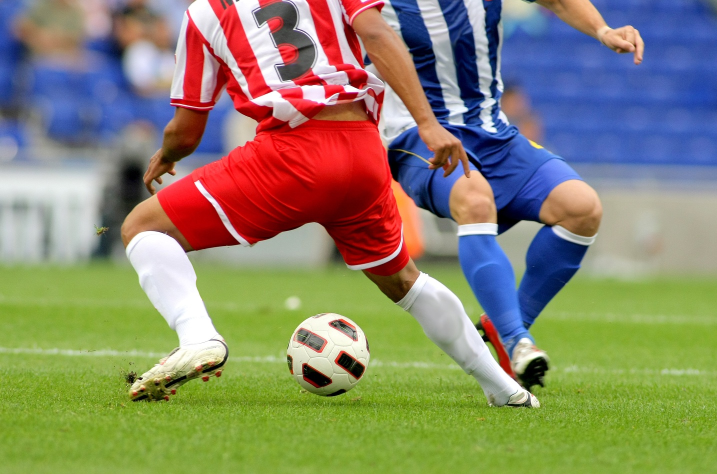
#> input picture soccer.jpg, 1434 x 948 px (shown at 1/2 size)
$ jupyter execute '보간을 이용해 영상의 기하 변환하기.ipynb'
#> lines starting #> are read from the running program, lines starting #| are printed output that depends on the picture; after the words box and inside, x2 and y2 are one past the last pixel; in counts of white or black regions, pixels touching at a corner belong together
[cell 1]
import cv2 as cv

img = cv.imread('./soccer.jpg')
#> img is the input picture: shape (948, 1434, 3); mean B, G, R 107.2, 133.3, 136.9
patch = img[250:350, 170:270, :]
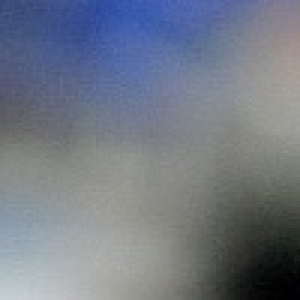
#> patch: shape (100, 100, 3) (shown 3 times larger); mean B, G, R 133.3, 120.9, 114

img = cv.rectangle(img, (170, 250), (270, 350), (255, 0, 0), 3)
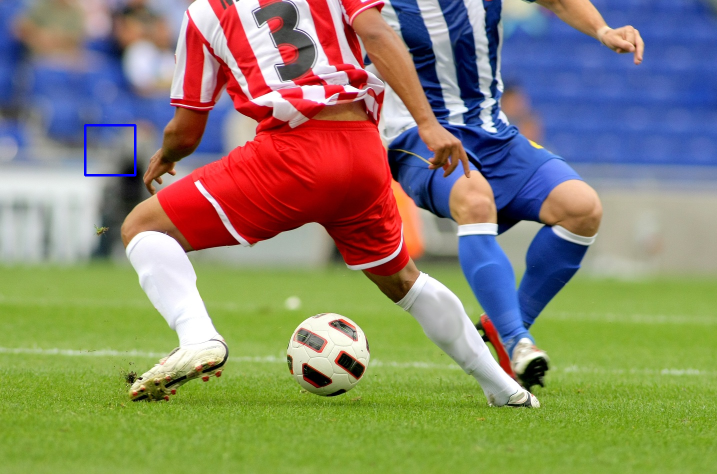
#> img: shape (948, 1434, 3) (shown at 1/2 size); 0.15% of pixels changed, all inside (x1, y1, x2, y2) = (168, 248, 273, 353)
patch1 = cv.resize(patch, dsize=(0, 0), fx=5, fy=5,
                   interpolation=cv.INTER_NEAREST)
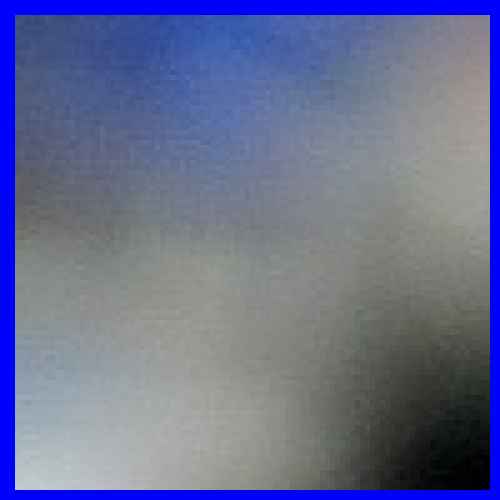
#> patch1: shape (500, 500, 3); mean B, G, R 145.3, 110.1, 104
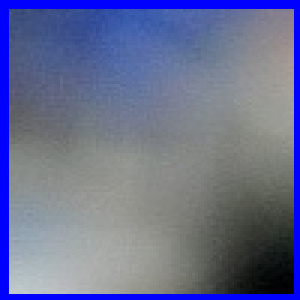
#> patch: shape (100, 100, 3) (shown 3 times larger); 9.75% of pixels changed, all inside (x1, y1, x2, y2) = (0, 0, 100, 100)
patch2 = cv.resize(patch, dsize=(0, 0), fx=5, fy=5,
                   interpolation=cv.INTER_LINEAR)
patch3 = cv.resize(patch, dsize=(0, 0), fx=5, fy=5,
                   interpolation=cv.INTER_CUBIC)

cv.imshow('Original', img)
cv.imshow('Resize nearest', patch1)
cv.imshow('Resize bilinear', patch2)
cv.imshow('Resize bicubic', patch3)

cv.waitKey()
cv.destroyAllWindows()

$ run again, with apples.jpg copied over soccer.jpg
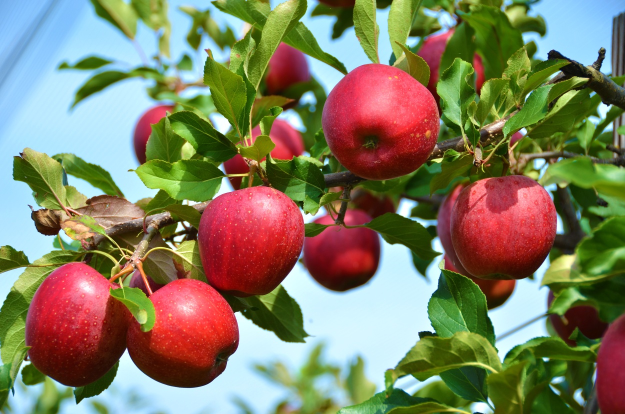
#> input picture apples.jpg, 1250 x 828 px (shown at 1/2 size)
#> img is the input picture: shape (828, 1250, 3); mean B, G, R 98.5, 125.8, 129.6
#> img: shape (828, 1250, 3); 0.19% of pixels changed, all inside (x1, y1, x2, y2) = (168, 248, 273, 353)
#> `patch1 = cv.resize(patch, dsize=(0, 0), fx=5, fy=5, interpolation=cv.I..`:
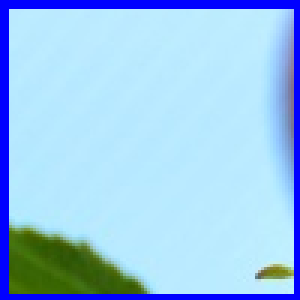
#> patch: shape (100, 100, 3) (shown 3 times larger); mean B, G, R 235.4, 199, 156.2
#> `patch2 = cv.resize(patch, dsize=(0, 0), fx=5, fy=5, interpolation=cv.I..`:
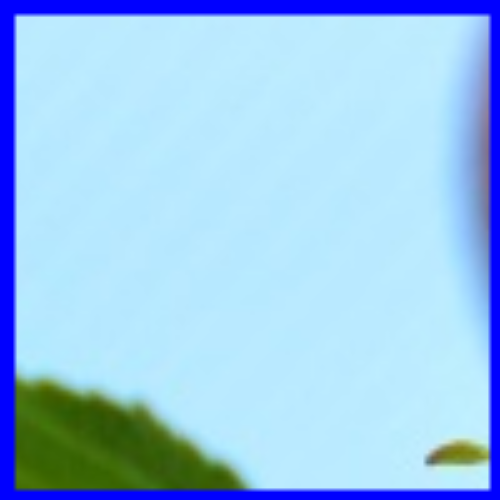
#> patch2: shape (500, 500, 3); mean B, G, R 235.4, 198.9, 156.2

$ run again, with mot_color70.jpg copied over soccer.jpg
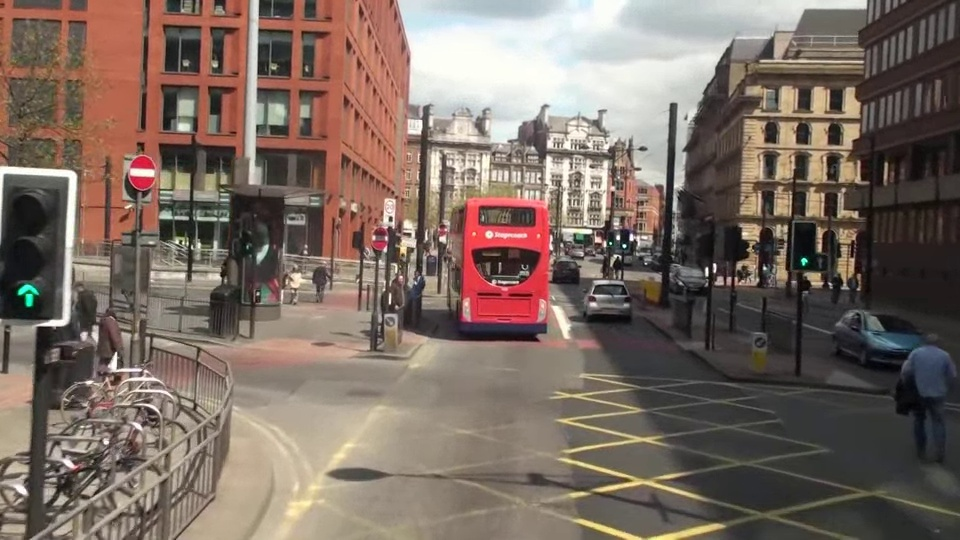
#> input picture mot_color70.jpg, 960 x 540 px
#> img is the input picture: shape (540, 960, 3); mean B, G, R 98.4, 107.7, 123.2
#> `img = cv.rectangle(img, (170, 250), (270, 350), (255, 0, 0), 3)`:
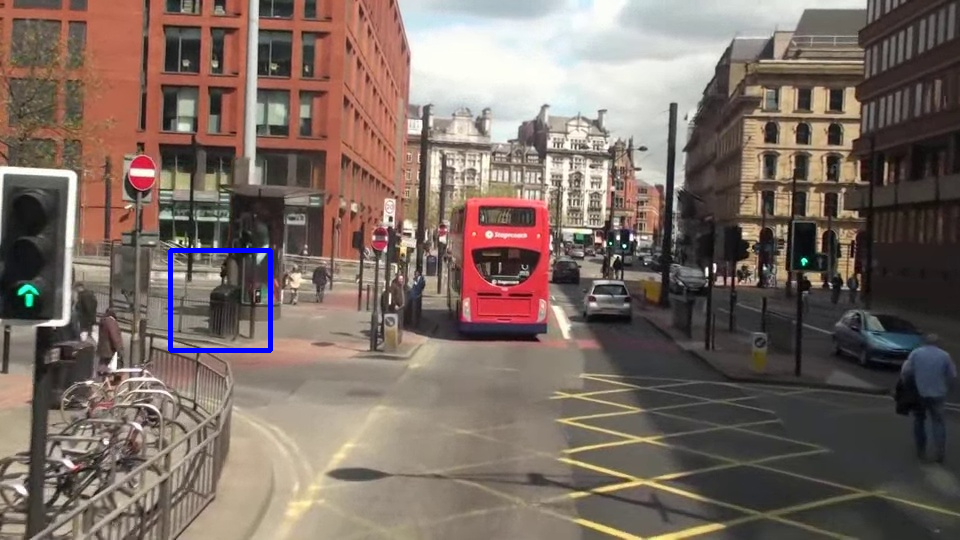
#> img: shape (540, 960, 3); 0.38% of pixels changed, all inside (x1, y1, x2, y2) = (168, 248, 273, 353)
#> `patch1 = cv.resize(patch, dsize=(0, 0), fx=5, fy=5, interpolation=cv.I..`:
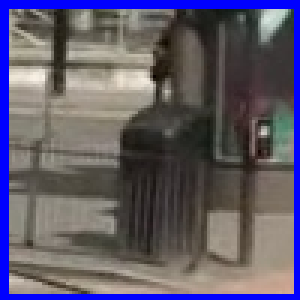
#> patch: shape (100, 100, 3) (shown 3 times larger); mean B, G, R 106.3, 90.1, 95.8

$ run again, with mot_color83.jpg copied over soccer.jpg
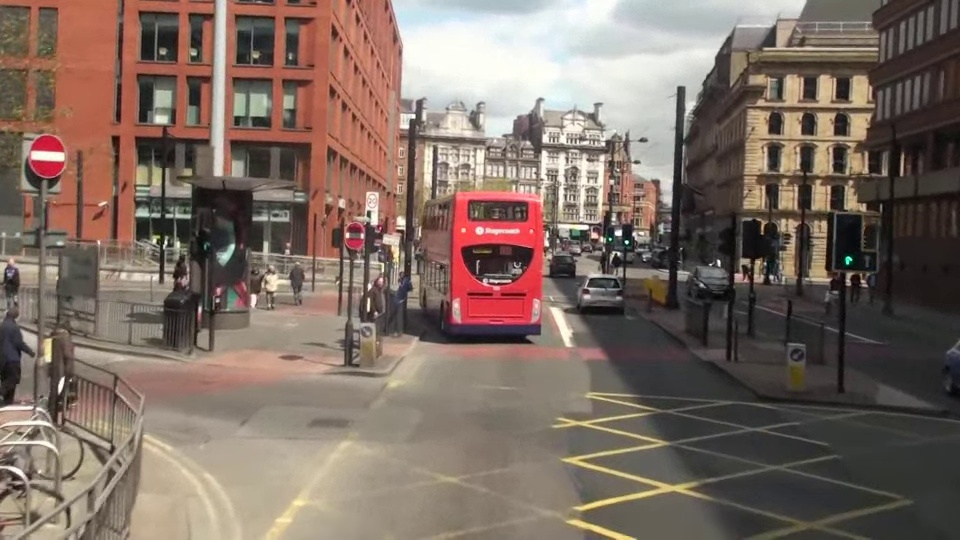
#> input picture mot_color83.jpg, 960 x 540 px
#> img is the input picture: shape (540, 960, 3); mean B, G, R 99.1, 108.8, 125.8
#> `img = cv.rectangle(img, (170, 250), (270, 350), (255, 0, 0), 3)`:
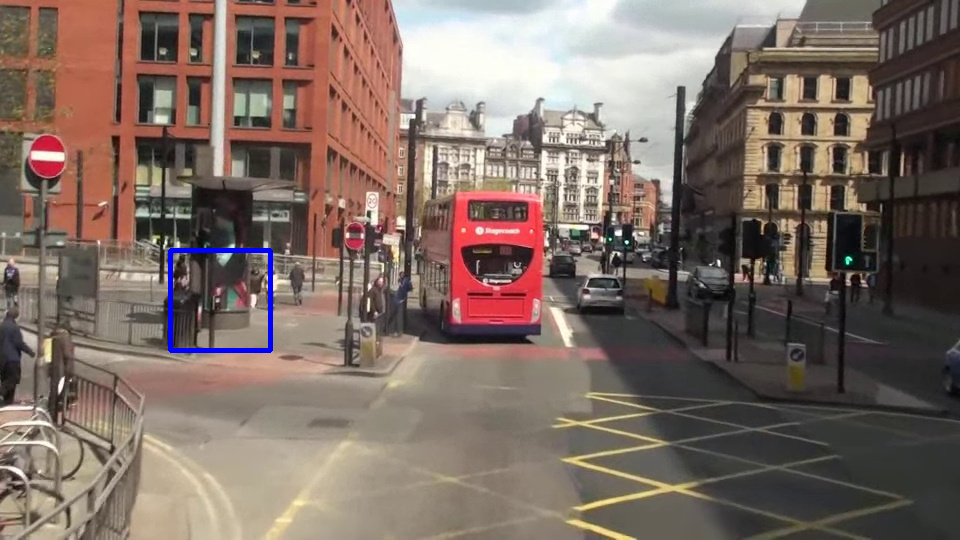
#> img: shape (540, 960, 3); 0.38% of pixels changed, all inside (x1, y1, x2, y2) = (168, 248, 273, 353)
#> `patch1 = cv.resize(patch, dsize=(0, 0), fx=5, fy=5, interpolation=cv.I..`:
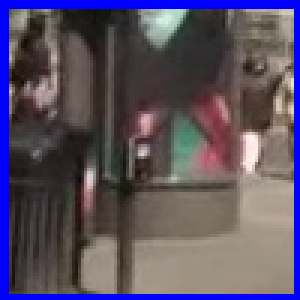
#> patch: shape (100, 100, 3) (shown 3 times larger); mean B, G, R 99.2, 80.5, 90.1
